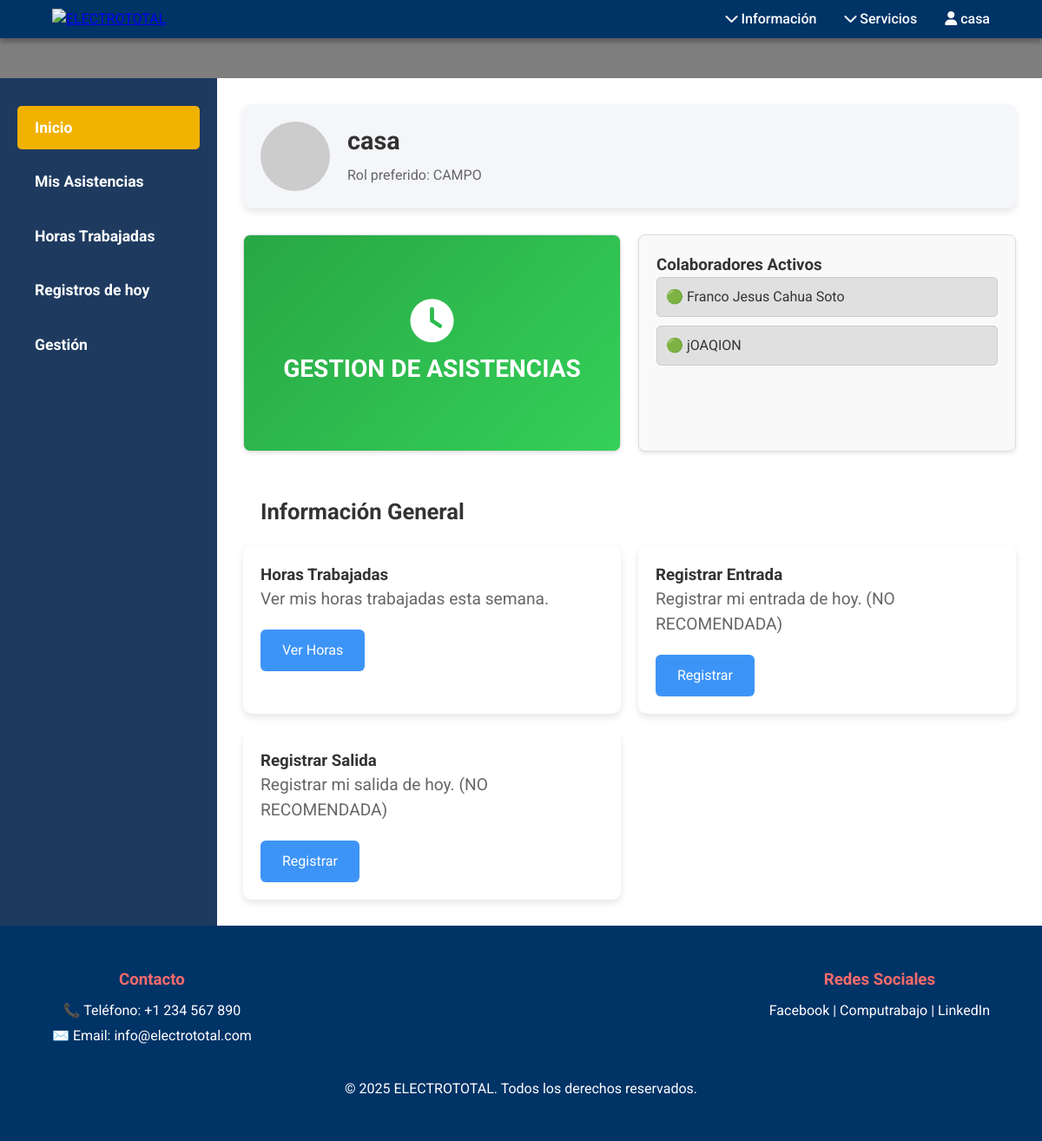
Page /personal/ (signed in) on the earlier database version.
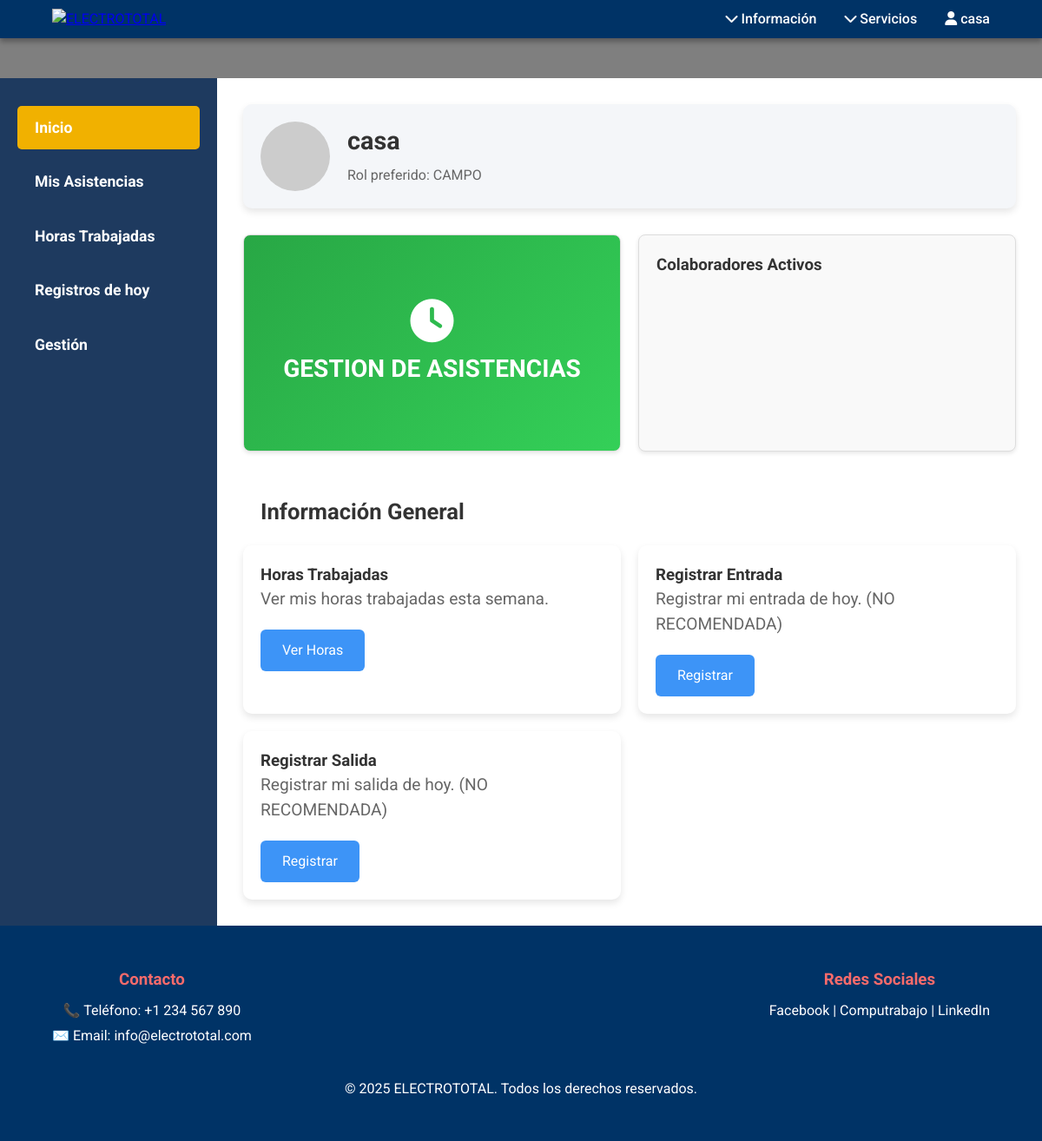
Same page on the later database version.
### personal/models.py (models this page shows, shortened)
class Collaborator(models.Model):
    isDelete= models.BooleanField(default=False)
    user = models.OneToOneField(CustomUser, on_delete=models.CASCADE)
    favoritePlaceIsOffice=models.BooleanField(default=False)
    isWorking=models.IntegerField(default=-1)
    objects=ModelManager()

class CustomUser(AbstractUser):
    isDelete= models.BooleanField(default=False)
    isAdmin = models.BooleanField(default=False)

### personal/views.py (the view)
# urls.py: path('', views.homeView, name='home'), #user OK
def homeView(request):
    if request.user.is_authenticated:
        collaborators=getCollaboratorsActive()
        return render(request, 'home.html',{"collaborators":collaborators})
    return redirect('login')

### personal/models.py (called while the page is built)
    def enables(self):
        return self.filter(isDelete=False)

### personal/scripts.py (called while the page is built)
def getCollaboratorsActive():
    collaboratorsActive = Collaborator.objects.enables().exclude(isWorking=-1)
    return collaboratorsActive

### personal/templates/home.html (shortened to what this page needs)
{% extends 'baseHome.html' %}
{% load static %}
{% block content_dashboard %}
    <div class="profile-info">
        <img src="https://www.gravatar.com/avatar/xyz" alt="Foto de perfil">
        <div class="details">
            <h2>{{ user.username }}</h2>
            {% if user.collaborator.favoritePlaceIsOffice %}
                <p>Rol preferido: OFICINA</p>
            {% else %}
                <p>Rol preferido: CAMPO</p>
            {% endif %}
        </div>
    </div>
    <div class="asistencia-container">
        {% if user.is_staff%}
            <div class="asistencia-box2">
                <i class="fa fa-clock icono"></i>
                <h3>GESTION DE ASISTENCIAS</h3>
                <a href="{% url 'adminDashboard' %}" class="asistencia-link"></a>
            </div>
        {% elif user.collaborator.isWorking == -1 %}
            <div class="asistencia-box2">
                <i class="fa fa-clock icono"></i>
                <h3>MARCAR ENTRADA</h3>
                <a href="{% url 'registerInput' %}" class="asistencia-link"></a>
            </div>
        {% else %}
            <div class="asistenciarojo-box2">
                <i class="fa fa-clock icono"></i>
                <h3>MARCAR SALIDA</h3>
                <a href="{% url 'registerOutput' %}" class="asistencia-link"></a>
            </div>
        {% endif %}
        <div class="asistencia-box">
            <h3>Colaboradores Activos</h3>
            <div class="usuarios-lista">
                {% for collaborator in collaborators %}
                    <div class="usuario-activo">
                        <p>🟢 {{ collaborator.user.first_name }} </p>
                    </div>
                {% endfor %}
            </div>
        </div>
    </div>
    <div class="section-title">Información General</div>
    <div class="cards">
        <div class="card">
            <h3>Horas Trabajadas</h3>
            <p>Ver mis horas trabajadas esta semana.</p>
            <a href="{% url 'hoursWorked' %}" class="btn-primary">Ver Horas</a>
        </div>
        <div class="card">
            <h3>Registrar Entrada</h3>
            <p>Registrar mi entrada de hoy. (NO RECOMENDADA)</p>
            <a href="{% url 'registerInput' %}" class="btn-primary">Registrar</a>
        </div>
        <div class="card">
            <h3>Registrar Salida</h3>
            <p>Registrar mi salida de hoy. (NO RECOMENDADA)</p>
            <a href="{% url 'registerOutput' %}" class="btn-primary">Registrar</a>
        </div>
    </div>
{% endblock %}

Differences in the rows shown:
no longer on this page (row edited): Collaborator: user.first_name "Franco Jesus Cahua Soto"
no longer on this page (row edited): Collaborator: user.first_name "jOAQION"
